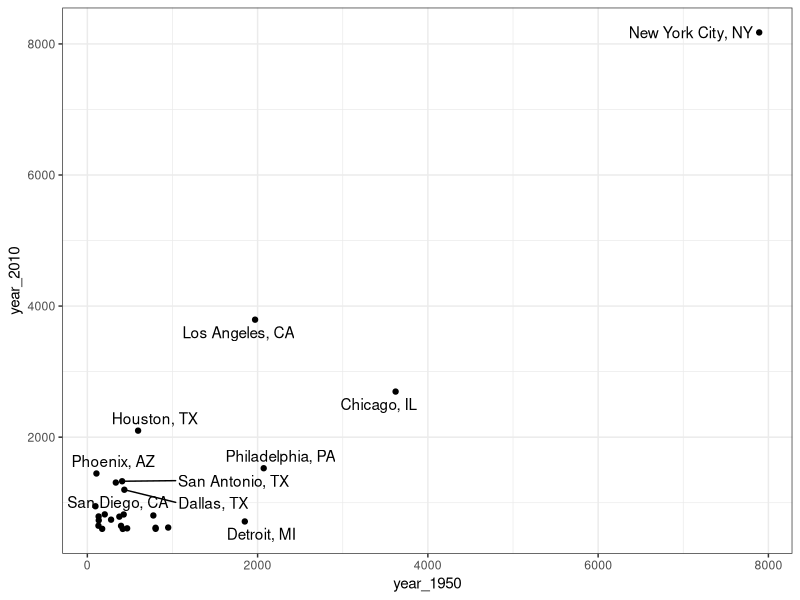
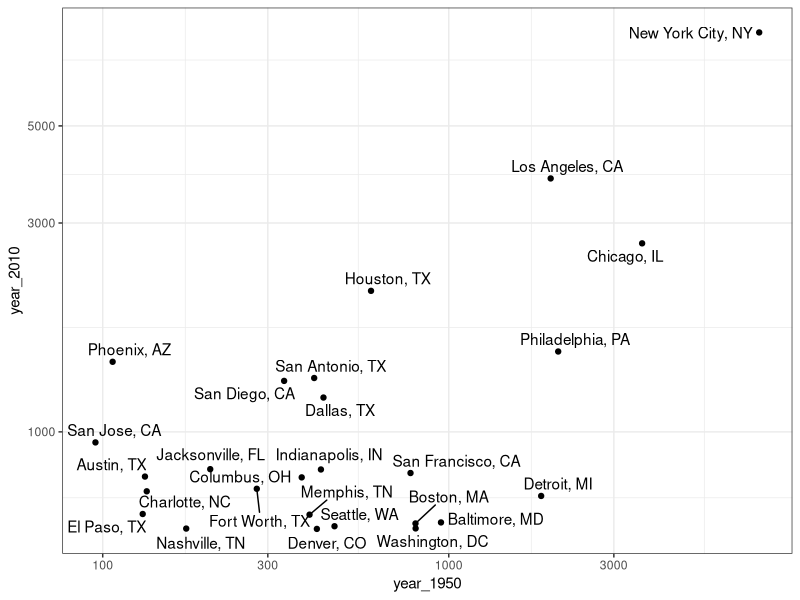
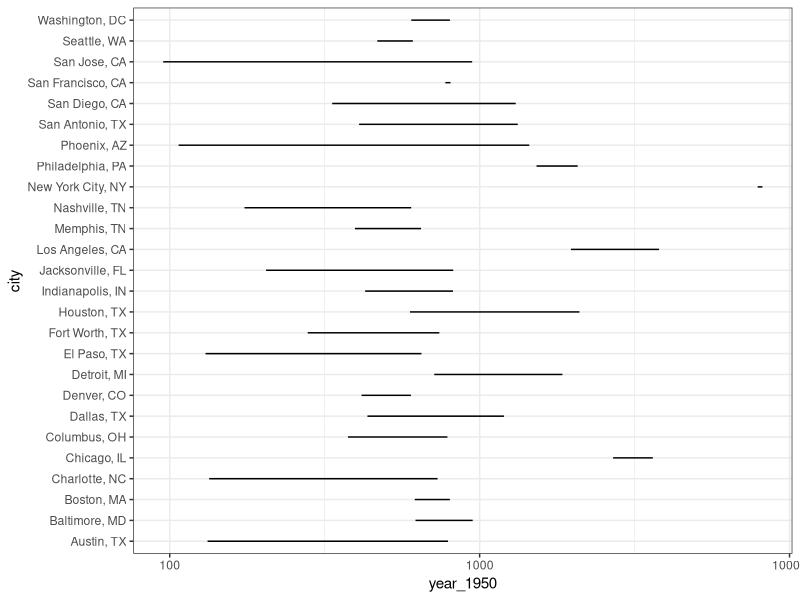
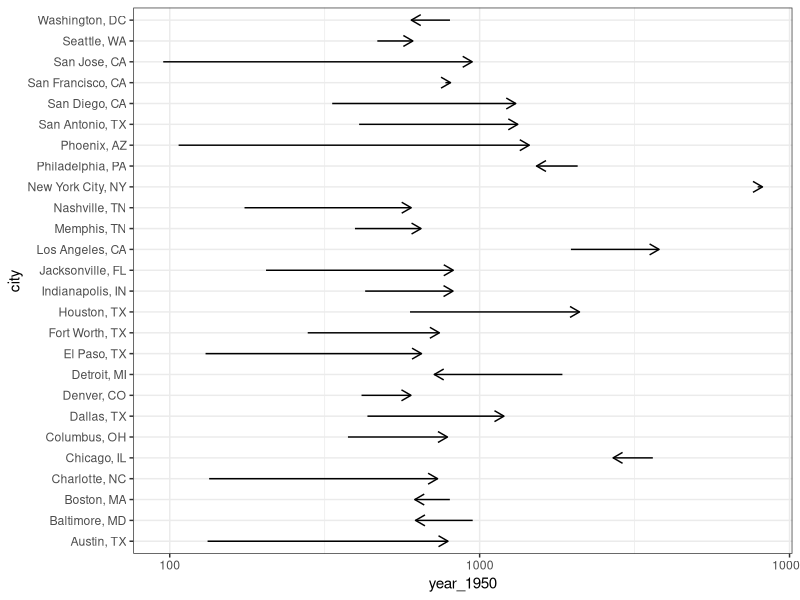
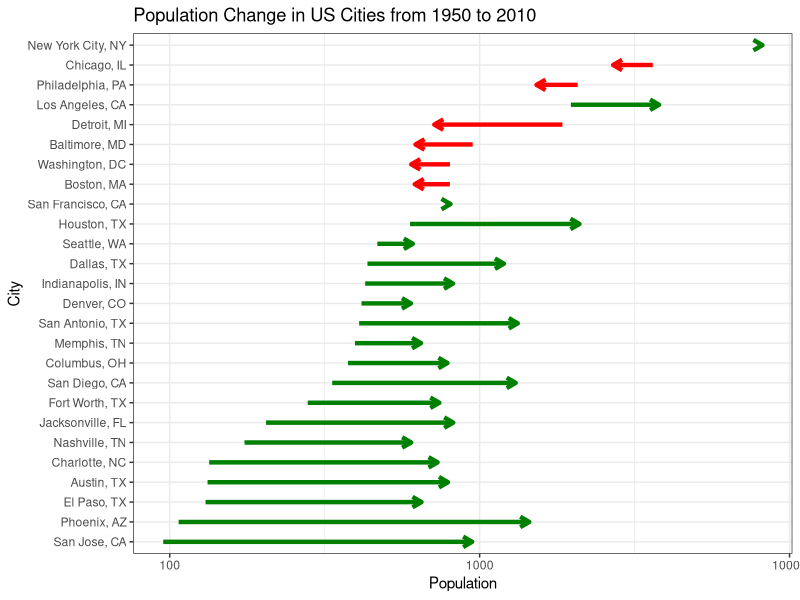
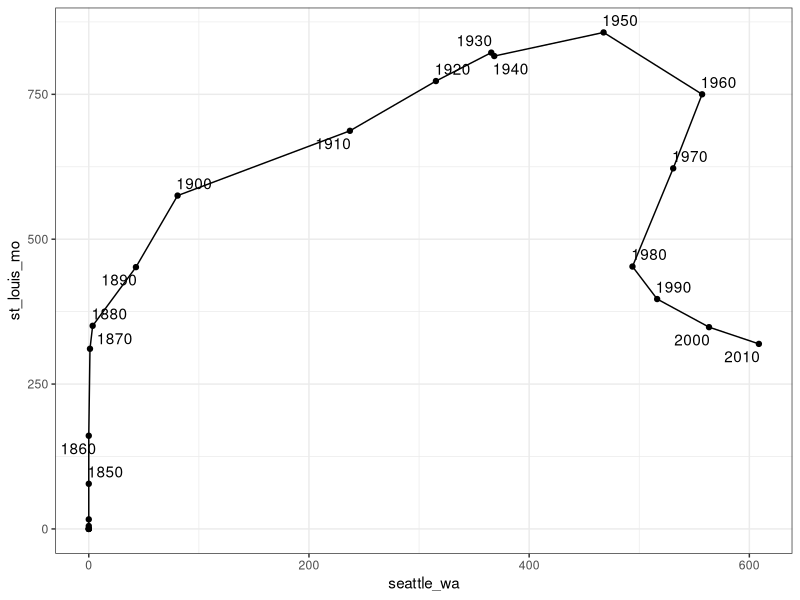

Generate these figures, in order, with R:
## ---- chunk 1
#| message: false
library(tidyverse)
library(ggrepel)
library(ggthemes)
## ---- chunk 2
#| message: false
us <- read_csv("../data/us_city_population.csv")

us |>
  slice_sample(n = 5) |>
  arrange(year)
## ---- chunk 3
us |>
  pivot_wider(
    names_from = year,
    values_from = population,
    names_prefix = "year_"
  )
## ---- chunk 4
us |>
  pivot_wider(
    names_from = year,
    values_from = population,
    names_prefix = "year_"
  ) |>
  filter(year_2010 > 600) |>
  ggplot(aes(year_1950, year_2010)) +
  geom_text_repel(aes(label = city)) +
  geom_point() +
  theme_bw()
## ---- chunk 5
us |>
  pivot_wider(
    names_from = year,
    values_from = population,
    names_prefix = "year_"
  ) |>
  filter(year_2010 > 600) |>
  ggplot(aes(year_1950, year_2010)) +
  geom_text_repel(aes(label = city)) +
  geom_point() +
  scale_x_log10() +
  scale_y_log10() +
  theme_bw()
## ---- chunk 6
us |>
  pivot_wider(
    names_from = year,
    values_from = population,
    names_prefix = "year_"
  ) |>
  filter(year_2010 > 600) |>
  ggplot(aes(year_1950, city)) +
  geom_segment(aes(xend = year_2010, yend = city)) +
  scale_x_log10() +
  theme_bw()
## ---- chunk 7
us |>
  pivot_wider(
    names_from = year, values_from = population, names_prefix = "year_"
  ) |>
  filter(year_2010 > 600) |>
  ggplot(aes(year_1950, city)) +
  geom_segment(
    aes(xend = year_2010, yend = city),
    arrow = arrow(length = unit(x = 0.02, units = "npc"))
  ) +
  scale_x_log10() +
  theme_bw()
## ---- chunk 8
us |>
  pivot_wider(
    names_from = year,
    values_from = population,
    names_prefix = "year_"
  ) |>
  filter(year_2010 > 600) |>
  mutate(color = if_else(year_1950 > year_2010, "#FF0000", "#008000")) |>
  arrange(year_1950) |>
  mutate(city = fct_inorder(city)) |>
  ggplot(aes(year_1950, city)) +
  geom_segment(
    aes(xend = year_2010, yend = city, color = color),
    linewidth = 1.5,
    arrow = arrow(length = unit(0.02, "npc"))
  ) +
  scale_x_log10() +
  scale_color_identity() +
  labs(
    x = "Population",
    y = "City",
    title = "Population Change in US Cities from 1950 to 2010"
  ) +
  theme_bw()
## ---- chunk 9
us |>
  pivot_wider(names_from = city, values_from = population)
## ---- chunk 10
us |>
  select(city, year, population) |>
  pivot_wider(names_from = city, values_from = population)
## ---- chunk 11
us_cities <- us |>
  mutate(
    city = city |>
      # Converts capital letters to lowercase
      str_to_lower() |>
      # Replaces all characters that are NOT lowercase letters (a-z)
      # or spaces with an empty string (removes them)
      str_replace_all("[^a-z ]", "") |>
      # Replaces all spaces with underscores
      str_replace_all(" ", "_")
  )
## ---- chunk 12
us_cities |>
  select(city, year, population) |>
  pivot_wider(names_from = city, values_from = population)
## ---- chunk 13
us_cities |>
  select(city, year, population) |>
  pivot_wider(names_from = city, values_from = population) |>
  ggplot(aes(seattle_wa, st_louis_mo)) +
  geom_point() +
  geom_path() +
  geom_text_repel(aes(label = year)) +
  theme_bw()
